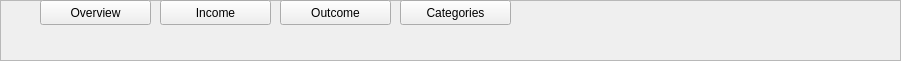
   <widget class="QFrame" name="HeaderFrame">
    <property name="geometry">
     <rect>
      <x>199</x>
      <y>30</y>
      <width>901</width>
      <height>61</height>
     </rect>
    </property>
    <property name="frameShape">
     <enum>QFrame::StyledPanel</enum>
    </property>
    <property name="frameShadow">
     <enum>QFrame::Raised</enum>
    </property>
    <widget class="QPushButton" name="Overview">
     <property name="geometry">
      <rect>
       <x>40</x>
       <y>0</y>
       <width>111</width>
       <height>25</height>
      </rect>
     </property>
     <property name="styleSheet">
      <string notr="true">font: 12pt &quot;Lucida Calligraphy&quot;;
</string>
     </property>
     <property name="text">
      <string>Overview</string>
     </property>
    </widget>
    <widget class="QPushButton" name="Income">
     <property name="geometry">
      <rect>
       <x>160</x>
       <y>0</y>
       <width>111</width>
       <height>25</height>
      </rect>
     </property>
     <property name="styleSheet">
      <string notr="true">font: 12pt &quot;Lucida Calligraphy&quot;;</string>
     </property>
     <property name="text">
      <string>Income</string>
     </property>
    </widget>
    <widget class="QPushButton" name="Outcome">
     <property name="geometry">
      <rect>
       <x>280</x>
       <y>0</y>
       <width>111</width>
       <height>25</height>
      </rect>
     </property>
     <property name="styleSheet">
      <string notr="true">font: 12pt &quot;Lucida Calligraphy&quot;;</string>
     </property>
     <property name="text">
      <string>Outcome</string>
     </property>
    </widget>
    <widget class="QPushButton" name="categories">
     <property name="geometry">
      <rect>
       <x>400</x>
       <y>0</y>
       <width>111</width>
       <height>25</height>
      </rect>
     </property>
     <property name="styleSheet">
      <string notr="true">font: 12pt &quot;Lucida Calligraphy&quot;;</string>
     </property>
     <property name="text">
      <string>Categories</string>
     </property>
    </widget>
   </widget>
